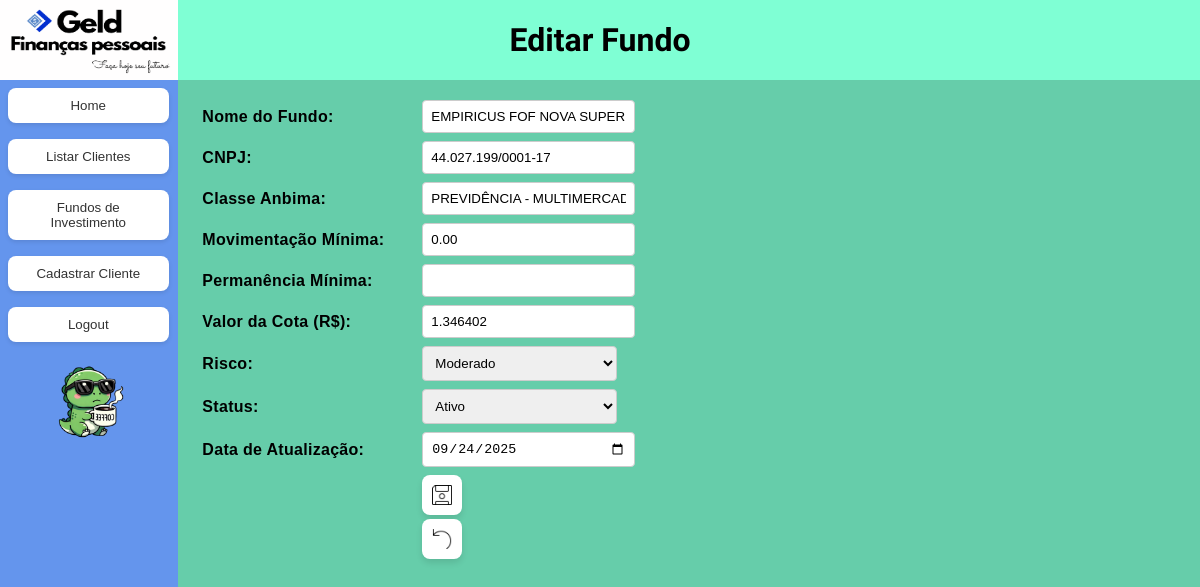
The app's page /fundos/edit/1 (signed in), older data.
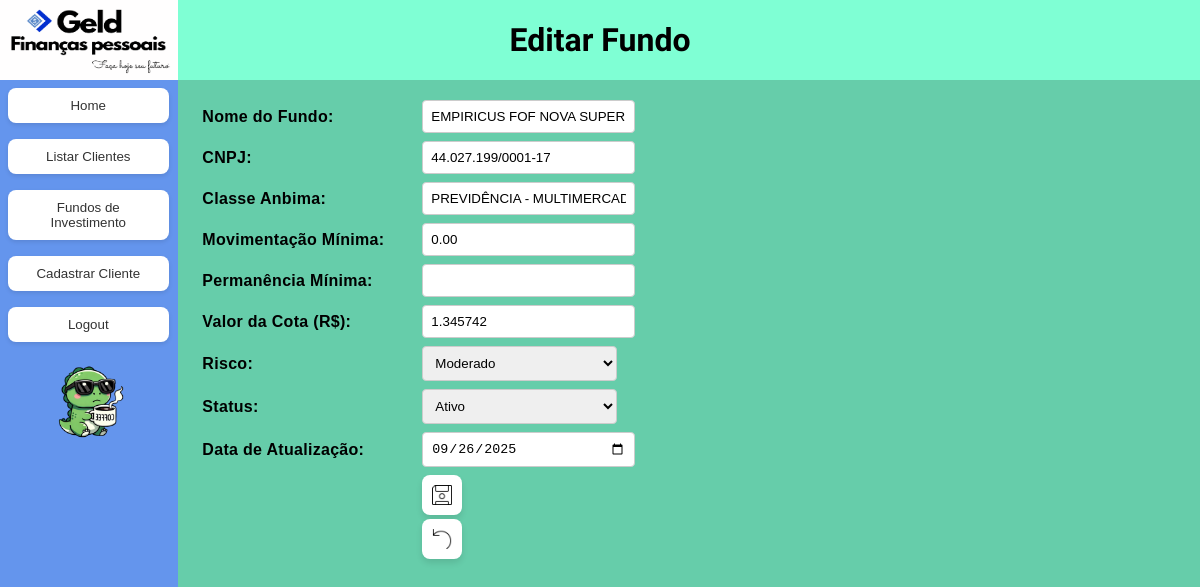
The same page, newer data.
### app/models/geld_models.py (models this page shows)
class InfoFundo(Base):
    __tablename__ = 'info_fundos'
    id = Column(Integer, primary_key = True)
    nome_fundo = Column(String, nullable = False)
    cnpj = Column(String, nullable = False)
    classe_anbima = Column(String)
    mov_min = Column(Numeric(15,2))
    permanencia_min = Column(Numeric(15,2))
    risco = Column(Enum(RiscoEnum), nullable = False)
    subtipo_risco = Column(Enum(SubtipoRiscoEnum),nullable=True)
    status_fundo = Column(Enum(StatusFundoEnum), nullable = False)
    valor_cota = Column(Numeric(15,6), nullable=False)
    data_atualizacao = Column(DateTime, nullable=True)
    posicoes_fundo = relationship("PosicaoFundo", back_populates="info_fundo")

### app/routes/fundos.py (the view, shortened to what this page needs)
@fundos_bp.route('/fundos/edit/<int:fundo_id>', methods=['GET','POST'])
@login_required
def edit_fundo(fundo_id):
    try:
        db = create_session()
        global_service = GlobalServices(db)
        if request.method == 'GET':
            fundo = global_service.get_by_id(InfoFundo, fundo_id)
            if not fundo:
                flash('Fundo não encontrado')
                return redirect(url_for('fundos.listar_fundos'))
            return render_template('fundos/edit_fundo.html', fundo=fundo)
    except ValueError as e:
        flash(f'Erro de validação: {str(e)}')
    except Exception as e:
        flash(f'Erro ao editar fundo: {str(e)}')
    finally:
        if 'db' in locals() and db:
            db.close()
    return redirect(url_for('fundos.listar_fundos'))

### app/models/geld_models.py (called while the page is built)
def create_session():
    engine = create_engine(DATABASE_URL)
    Session = sessionmaker(bind = engine)
    return Session()

### app/services/global_services.py (called while the page is built)
def login_required(f):
    @wraps(f)
    def decorated_function(*args, **kwargs):
        if 'logged_in' not in session:
            return redirect(url_for('auth.login'))
        return f(*args, **kwargs)
    return decorated_function

    def get_by_id(self, model_class: Type[class_set], instance_id: int)-> Optional[class_set]:
        try:
            return self.db.query(model_class).filter(model_class.id == instance_id).first()
        except Exception as e:
            raise e

### app/templates/fundos/edit_fundo.html (shortened to what this page needs)
{% extends "base.html" %}
{% block header %}Editar Fundo{% endblock %}
{% block content %}
<div class="center">
    <form method="POST" action="{{ url_for('fundos.edit_fundo', fundo_id=fundo.id) }}">
        <div class="label">
            <label for="nome_fundo">Nome do Fundo:</label>
            <input type="text" id="nome_fundo" name="nome_fundo" value="{{ fundo.nome_fundo }}" required>
        </div>
        <div class="label">
            <label for="cnpj">CNPJ:</label>
            <input type="text"  id="cnpj" name="cnpj" value="{{ fundo.cnpj }}" required>
        </div>
        <div class="label">
            <label for="classe_anbima">Classe Anbima:</label>
            <input type="text"  id="classe_anbima" name="classe_anbima" value="{{ fundo.classe_anbima }}" >
        </div>
        <div class="label">
            <label for="mov_min">Movimentação Mínima:</label>
            <input type="number"  id="mov_min" name="mov_min" value="{{ fundo.mov_min }}" >
        </div>
        <div class="label">
            <label for="permanencia_min">Permanência Mínima: </label>
            <input type="number" id="permanencia_min" name="permanencia_min" value="{{ fundo.permanencia_min }}" >
        </div>
        <div class="label">
            <label for="valor_cota">Valor da Cota (R$):</label>
            <input type="number" id="valor_cota" name="valor_cota" step="0.0000001" value="{{ fundo.valor_cota }}" required>
        </div>
        <div class="label">
            <label for="risco">Risco:</label>
            <select id="risco" name="risco" required>
                <option value="moderado" {% if fundo.risco.value == 'moderado' %}selected{% endif %}>Moderado</option>
            </select>
        </div>
        <div class="label">
            <label for="status_fundo">Status:</label>
            <select id="status_fundo" name="status_fundo" required>
                <option value="ativo" {% if fundo.status_fundo.value == 'ativo' %}selected{% endif %}>Ativo</option>
            </select>
        </div>
        <div class="label">
            <label for="data_atualizacao">Data de Atualização:</label>
            <input type="date" id="data_atualizacao" name="data_atualizacao" value="{{ fundo.data_atualizacao.strftime('%Y-%m-%d') if fundo.data_atualizacao else '' }}" required>
        </div>
        <div class="label" style="margin-top: 20px;">
            <label></label>
            <div>
                <button type="submit" class="smlBtn"><img src="{{ url_for('static', filename='icons/save.png') }}" class="sml-btn-icon"></button>
                <button type="button" class="smlBtn" onclick="window.location.href=`{{ url_for('fundos.listar_fundos') }}`"><img src="{{ url_for('static', filename='icons/back.png') }}" class="sml-btn-icon"></button>
            </div>
    </form>
</div>
{% endblock %}

Row changes from the older to the newer data that the page shows:
changed InfoFundo "PREVIDÊNCIA - MULTIMERCADOS LIVRE": valor_cota "1.346402" → "1.345742"; data_atualizacao "09/24/2025" → "09/26/2025"
